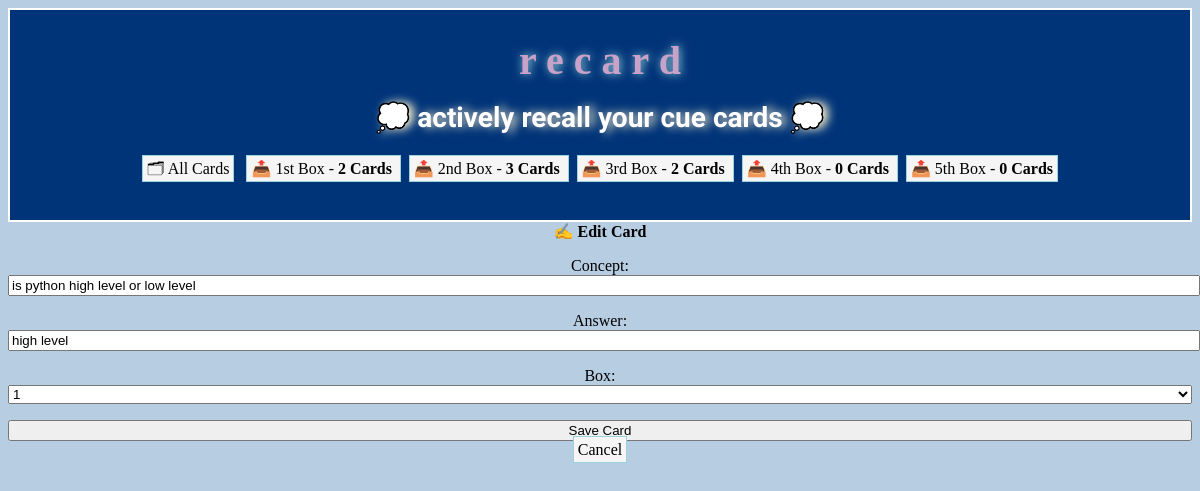
Screenshot of /edit/5 with the database file from the repository.
### recards/models.py (models this page shows, shortened)
class CueCard(models.Model):
    concept = models.CharField(max_length=100)
    answer = models.CharField(max_length=100)
    box = models.IntegerField(
        choices=zip(BOXES, BOXES),
        default=BOXES[0],
        )
    date_created = models.DateTimeField(auto_now_add=True)

### recards/views.py (the view)
class CueCardUpdateView(CueCardCreateView, UpdateView):
    success_url = reverse_lazy("cuecard-list")

### recards/templatetags/cuecards_tags.py (called while the page is built)
@register.inclusion_tag("recards/box_links.html")
def boxes_as_links():
    boxes = []
    for box_num in BOXES:
        card_count = CueCard.objects.filter(box=box_num).count()
        boxes.append({
            "number": box_num,
            "card_count": card_count,
        })
    return {"boxes": boxes}

### recards/templates/recards/cuecard_form.html (shortened to what this page needs)
{% extends "recards/base.html" %}
{% block content %}
    {% if cuecard %}
        <h2>✍️ Edit Card</h2>
    {% else %}
        <h2>Create New Card</h2>
    {% endif %}
    <form method="post">
        {{ form.as_p }}
        <input type="submit" value="Save Card">
    </form>
    <a href="{% url 'cuecard-list' %}">
        Cancel
    </a>
{% endblock %}

### recards/static/style.css (style rules this page uses)
:root { --accent: #6e48ad; --accent-bg: white; --bg: #fff; --text: #212121; --text-light: #585858; --border: #d8dae1; --code: #d81b60; --preformatted: #444; }
h2 { text-align: center; }
h2, h4 { margin-top: 0; }
input, select, textarea { width: 100%; }
h2 { text-align: center; font-size: medium; }
a { margin-left: auto; margin-right: auto; }

### recards/templates/recards/base.html (style rules this page uses)
body { background-color: rgb(183, 205, 226); }

### recards/templates/recards/box_links.html (style rules this page uses)
a { border: 1px solid #9BD3DD; background-color: whitesmoke; margin: 4px; text-align: center; text-decoration: none; padding: 4px; color: black; }
body { text-align: center; }

### rows the page displays
CueCard: concept "is python high level or low level", answer "high level", box "1"

### other values shown
{{ box.number | ordinal }} "1st" "2nd" "3rd" "4th" "5th"
{{ box.card_count }} "2" "3" "2" "0" "0"
